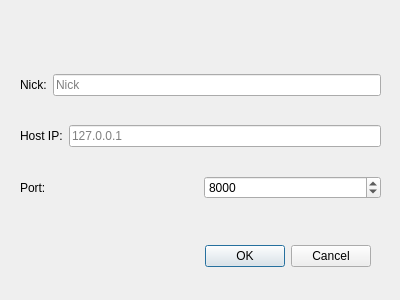
<?xml version="1.0" encoding="UTF-8"?>
<ui version="4.0">
 <class>ConnectDialog</class>
 <widget class="QDialog" name="ConnectDialog">
  <property name="geometry">
   <rect>
    <x>0</x>
    <y>0</y>
    <width>400</width>
    <height>300</height>
   </rect>
  </property>
  <property name="windowTitle">
   <string>Connection setup</string>
  </property>
  <widget class="QDialogButtonBox" name="buttonBox">
   <property name="geometry">
    <rect>
     <x>30</x>
     <y>240</y>
     <width>341</width>
     <height>32</height>
    </rect>
   </property>
   <property name="orientation">
    <enum>Qt::Horizontal</enum>
   </property>
   <property name="standardButtons">
    <set>QDialogButtonBox::Cancel|QDialogButtonBox::Ok</set>
   </property>
  </widget>
  <widget class="QWidget" name="layoutWidget">
   <property name="geometry">
    <rect>
     <x>20</x>
     <y>51</y>
     <width>361</width>
     <height>171</height>
    </rect>
   </property>
   <layout class="QVBoxLayout" name="verticalLayout">
    <item>
     <layout class="QHBoxLayout" name="horizontalLayout_2">
      <item>
       <widget class="QLabel" name="nickLabel">
        <property name="text">
         <string>Nick:</string>
        </property>
       </widget>
      </item>
      <item>
       <widget class="QLineEdit" name="nickInput">
        <property name="placeholderText">
         <string>Nick</string>
        </property>
       </widget>
      </item>
     </layout>
    </item>
    <item>
     <layout class="QHBoxLayout" name="horizontalLayout_3">
      <item>
       <widget class="QLabel" name="hostLabel">
        <property name="text">
         <string>Host IP:</string>
        </property>
       </widget>
      </item>
      <item>
       <widget class="QLineEdit" name="hostInput">
        <property name="placeholderText">
         <string>127.0.0.1</string>
        </property>
       </widget>
      </item>
     </layout>
    </item>
    <item>
     <layout class="QHBoxLayout" name="horizontalLayout">
      <item>
       <widget class="QLabel" name="portLabel">
        <property name="text">
         <string>Port:</string>
        </property>
       </widget>
      </item>
      <item>
       <widget class="QSpinBox" name="portInput">
        <property name="maximum">
         <number>1000000</number>
        </property>
        <property name="value">
         <number>8000</number>
        </property>
       </widget>
      </item>
     </layout>
    </item>
   </layout>
  </widget>
 </widget>
 <resources/>
 <connections>
  <connection>
   <sender>buttonBox</sender>
   <signal>accepted()</signal>
   <receiver>ConnectDialog</receiver>
   <slot>accept()</slot>
   <hints>
    <hint type="sourcelabel">
     <x>248</x>
     <y>254</y>
    </hint>
    <hint type="destinationlabel">
     <x>157</x>
     <y>274</y>
    </hint>
   </hints>
  </connection>
  <connection>
   <sender>buttonBox</sender>
   <signal>rejected()</signal>
   <receiver>ConnectDialog</receiver>
   <slot>reject()</slot>
   <hints>
    <hint type="sourcelabel">
     <x>316</x>
     <y>260</y>
    </hint>
    <hint type="destinationlabel">
     <x>286</x>
     <y>274</y>
    </hint>
   </hints>
  </connection>
 </connections>
</ui>
